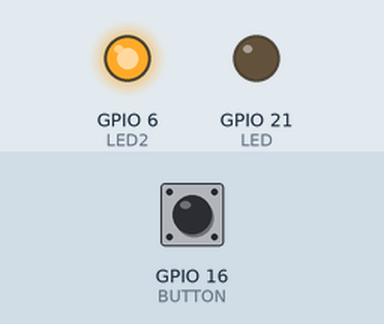
The program below on a simulated Raspberry Pi (BCM pin numbers). Shown: output pins drawn as LEDs (lit = HIGH). The inputs (shaded band) are chosen by the test bench; at power-on: GPIO 16 (BUTTON) LOW.

Above: at 1.2 s.
1.3 s: GPIO 16 (BUTTON) pulled HIGH for 0.6 s
At 1.9 s:
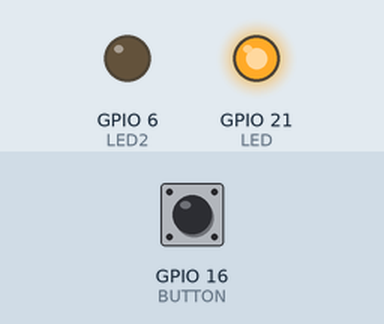
3.5 s: GPIO 16 (BUTTON) pulled HIGH for 3.2 s
At 7.3 s:
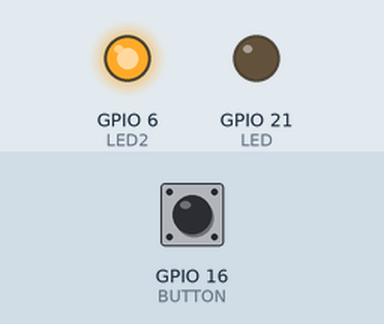
Timing chart, 0 to 8.8 s (numbered marks = the images above; inputs shaded):
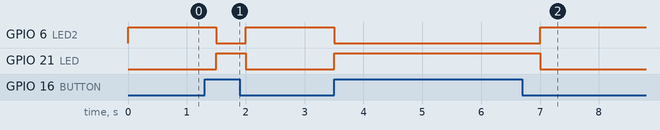

Measured:
- after the input at 1.3 s, GPIO 6 (LED2): HIGH → LOW after 0.20 s, → HIGH 0.50 s later; GPIO 21 (LED): LOW → HIGH after 0.20 s, → LOW 0.50 s later
- after the input at 3.5 s, GPIO 6 (LED2): HIGH → LOW at once, → HIGH 3.5 s later; GPIO 21 (LED): LOW → HIGH at once, → LOW 3.5 s later

The program:

button_led_test.py
```python
import RPi.GPIO as GPIO
import time

BUTTON = 16
LED = 21
LED2 = 6

GPIO.setmode(GPIO.BCM)

GPIO.setup(BUTTON, GPIO.IN, pull_up_down=GPIO.PUD_DOWN)#Button to GPIO16
GPIO.setup(LED, GPIO.OUT)  #LED to GPIO21
GPIO.setup(LED2, GPIO.OUT)  #LED to GPIO6

try:
    while True:
         button_state = GPIO.input(BUTTON)
         if button_state == True:
             GPIO.output(LED2, False)
             GPIO.output(LED, True)
             time.sleep(0.5)
         else:
             GPIO.output(LED, False)
             GPIO.output(LED2, True)
             time.sleep(0.5)
except:
    GPIO.cleanup()
```
